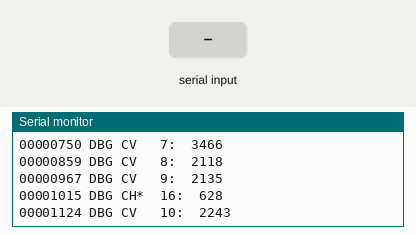
This program was run on a simulated Arduino Uno, built with avr-gcc and run on an emulated ATmega328P. Parts: the last lines printed to the serial monitor. The inputs (shaded band) are chosen by the test bench. Random numbers use the default seed unless the program sets one.

Above: at 1.2 s.
1.3 s: "1" received over Serial
At 1.45 s:
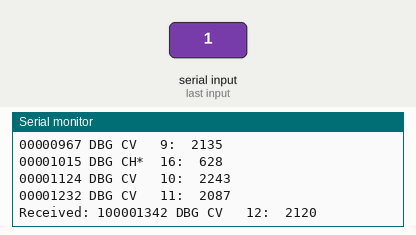
2.8 s: "0" received over Serial
At 3.65 s:
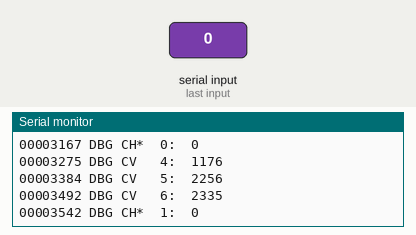
4.3 s: "2" received over Serial
At 4.46 s:
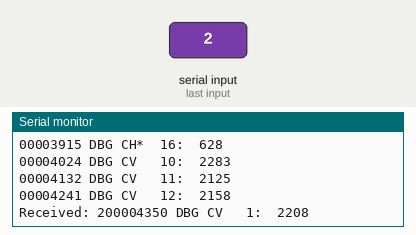
Timing chart, 0 to 7.3 s (numbered marks = the images above; inputs shaded):
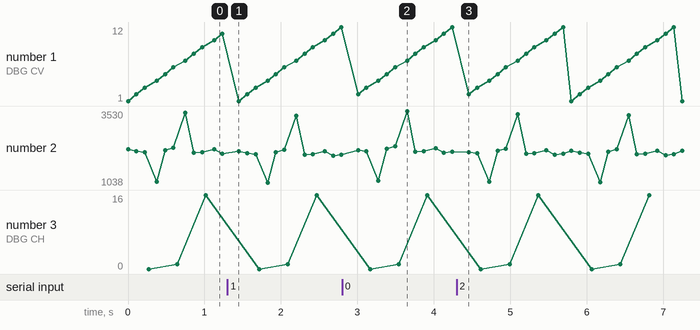

The program:

main.cpp
```cpp
//-----------------------------------------------------------------------------
// VSB Dummy COM Port Device
// Sion Power 2023
//-----------------------------------------------------------------------------
// Description: Simulates "SN" cmd output, as well as echoes all serial
//-----------------------------------------------------------------------------
#include <Arduino.h>

//#define SIMPLE_OUTPUT // uncomment for simple, constant channel outputs
#define USE_TABS // uncomment to use tabs for whitespace

int cv[12];
int i = 1;
char timestampStr[9]; // Buffer to store the formatted timestamp

void setup() {
  // setup serial COM
  Serial.begin(115200);

  // Seed the random number generator
  randomSeed(analogRead(0));

  // Initialize cell voltage between 2000 and 2250 (0-4095 scale)
  for (int i = 0; i < 12; ++i) {
#ifdef SIMPLE_OUTPUT
    cv[i] = (i+1)*100;
#else
    cv[i] = random(2000, 2251);
#endif
  }
#ifndef SIMPLE_OUTPUT
  cv[3] = 1111; // make intentionally higher
  cv[6] = 3333; // make intentionally lower
#endif
Serial.println("VSB Dummy COM Device: Initialized");
}

void loop() {
  if (Serial.available()) {
    Serial.print("Received: ");
    while (Serial.available()) {
      Serial.print((char)Serial.read());
    }
  }
#ifndef SIMPLE_OUTPUT
  // change all cv by same percentage
  if (i == 1) {
    float factor = (95 + random(11)) / 100.0; // random factor -5% to +5%
    for (int j = 0; j < 12; ++j) {
        cv[j] *= factor;
    }
  }
#endif

  // print the formatted string
  sprintf(timestampStr, "%08lu", millis() % 100000000);
  Serial.print(timestampStr);
  Serial.print(" DBG CV   ");
  Serial.print(i);
#ifdef USE_TABS
  Serial.print(":\t");
#else
  Serial.print((i <= 9) ? ":    " : ":   ");
#endif
  Serial.print(cv[i-1]);
  Serial.print("\r\n");
  delay(48);

  // print CH* for channel if needed
  if (i == 3) {
    sprintf(timestampStr, "%08lu", millis() % 100000000);
    Serial.print(timestampStr);
#ifdef USE_TABS
    Serial.print(" DBG CH*  0:\t0\r\n");
#else
    Serial.print(" DBG CH*  0:    0\r\n");
#endif
    delay(48);
  }
  else if (i == 6) {
    sprintf(timestampStr, "%08lu", millis() % 100000000);
    Serial.print(timestampStr);
#ifdef USE_TABS
    Serial.print(" DBG CH*  1:\t0\r\n");
#else
    Serial.print(" DBG CH*  1:    0\r\n");
#endif
    delay(48);
  }
  else if (i == 9) {
    sprintf(timestampStr, "%08lu", millis() % 100000000);
    Serial.print(timestampStr);
#ifdef USE_TABS
    Serial.print(" DBG CH*  16:\t628\r\n");
#else
    Serial.print(" DBG CH*  16:   628\r\n");
#endif
    delay(48);
    }

  // increment x for the next iteration
  i = (i % 12) + 1;

  // delay for a short duration between prints (adjust as needed)
  delay(60);
}
```

Measured:
- after the input at 1.3 s, the serial monitor: prints a new line at once (image 1)
- after the input at 2.8 s, the serial monitor: prints a new line after 0.10 s (image 2)
